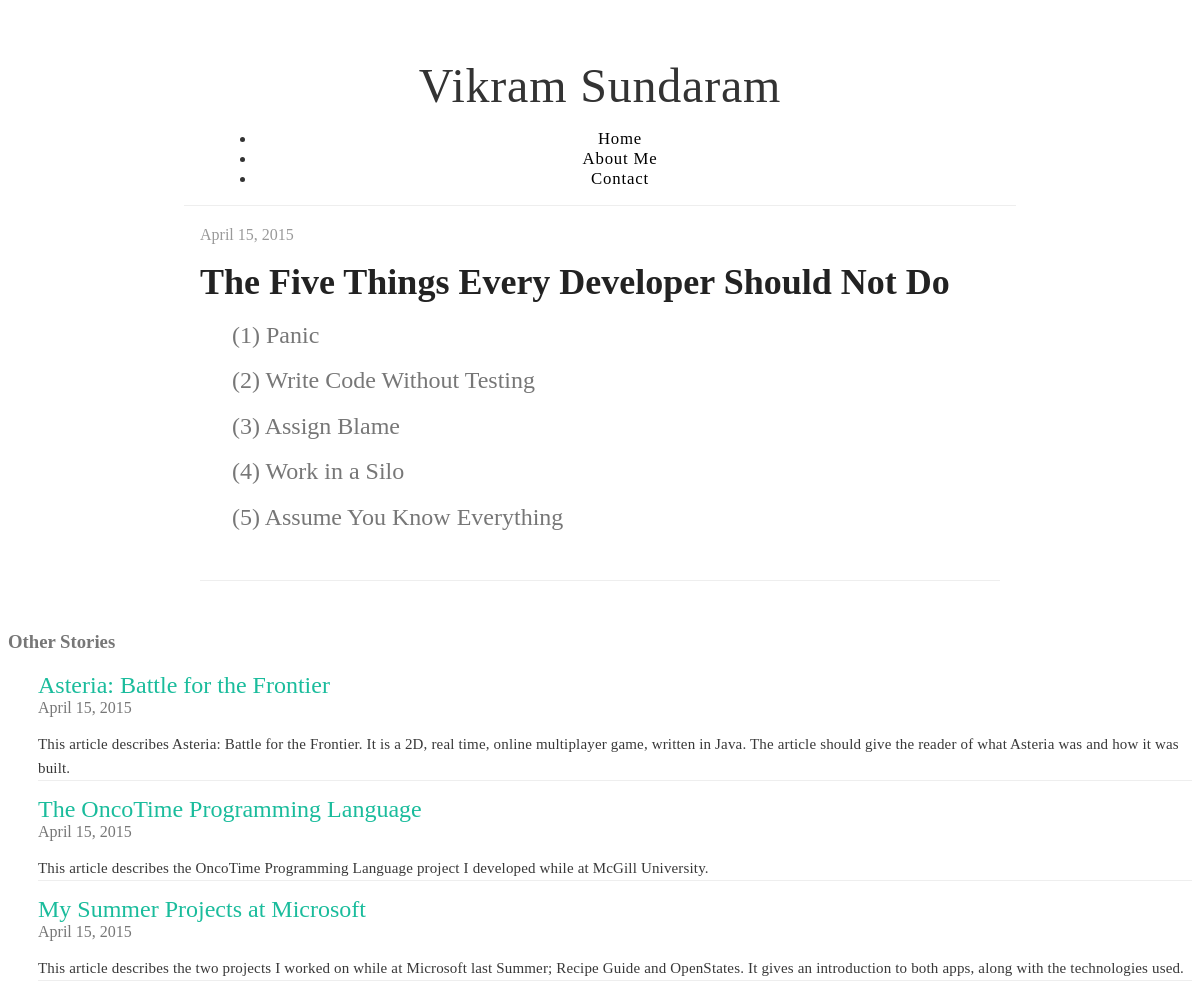
The page /five-donts-developers/ on the database its author committed.
### blog/models.py (models this page shows, shortened)
class Post(models.Model):
	title 				= models.CharField(max_length=400, default="No Title Set")
	date  				= models.DateTimeField('Date Published')
	image				= models.CharField(max_length=400, default="./ProjectPostPlaceHolder.png")
	content 			= models.TextField()
	is_project 			= models.BooleanField(default=False)
	short_description 	= models.TextField(default="A Blog Post")
	slug				= models.SlugField(unique=True, max_length=200)
	published 			= models.BooleanField(default=False)
	def get_absolute_url(self):
		return reverse('blog.views.post', args=[self.slug])

### blog/views.py (the view)
# urls.py: url(r'^(?P<slug>[\w\-]+)/$', 'blog.views.post'),
def post(request, slug):
	post = get_object_or_404(Post, slug=slug)
	posts = Post.objects.filter(published=True)
	posts = [p for p in posts if p.title != post.title]
	posts = posts[0:3]
	random.shuffle(posts)
	return render(request, 'blog/post.html', {'post': post, 'posts': posts})

### templates/blog/post.html (shortened to what this page needs)
{% extends 'blog/base.html' %}
{% load staticfiles %}
    {% block content_block %}
    <div class="content">
        <div class="blog-post">
            <h3 id="blog-post-date">
                <time datetime="{{post.created|date:"c"}}"> {{post.date|date}} </time>
            </h3>
            <h2 class="blog-post-title-page">{{post.title}}</h2>
            <div class="blog-post-content">{{post.content |safe}}</div>
        </div>
        <h3 id="other-stories-name"> Other Stories </h3>
        <div class="other-stories">
            {% for post in posts %}
            <div class="quick-story">
                <a href="{{post.get_absolute_url}}"> <h2 id="quick-story-name"> {{post.title}} </h2> </a>
                <h3 id="quick-story-date">
                    <time datetime="{{post.created|date:"c"}}"> {{post.date|date}} </time>
                </h3>
                <p id="quick-story-description"> {{post.short_description}} </p>
            </div>
            {% endfor %}
        </div>
    </div>
    {% endblock %}

### static/css/layouts/side-menu.css (style rules this page uses)
body { color: #777; }
.content { margin: 0 auto; padding: 0 2em; max-width: 800px; margin-bottom: 50px; line-height: 1.6em; }
@media (min-width: 48em) { .header, .content { padding-left: 2em; padding-right: 2em; } }

### static/css/base.css (style rules this page uses)
a { color: #1abc9c; text-decoration: none; }
p { color:rgba(0,0,0,0.78); font-weight: 200; letter-spacing: 0.01rem; line-height: 1.6; font-size: 15px; }
.blog-post-content { border-bottom:1px solid #eee; }
#blog-post-date { color:#999; font-weight: 100; font-size: 1em; }
.blog-post-title-page { font-weight: 700; color:#222; font-size: 2.25em; line-height: 1.1; margin: 0; }
#content-subhead { font-weight: 300; }
.other-stories { padding-left: 30px; }
#quick-story-name { color:#1abc9c; font-weight: 500; margin:0; }
#quick-story-description { border-bottom: 1px solid #eee; }
#quick-story-date { font-size: 1em; margin:0; font-weight: 100; }

### rows shown on the page
Post: date "April 15, 2015", title "The Five Things Every Developer Should Not Do", content "(1) Panic (2) Write Code Without Testing (3) Assign Blame (4) Work in a Silo (5) Assume You Know Everything"
Post: title "Asteria: Battle for the Frontier", date "April 15, 2015", short_description "This article describes Asteria: Battle for the Frontier. It is a 2D, real time, online multiplayer game, written in Java. The article should give the reader of what Asteria was and how it was built."
Post: title "The OncoTime Programming Language", date "April 15, 2015", short_description "This article describes the OncoTime Programming Language project I developed while at McGill University."
Post: title "My Summer Projects at Microsoft", date "April 15, 2015", short_description "This article describes the two projects I worked on while at Microsoft last Summer; Recipe Guide and OpenStates. It gives an introduction to both apps, along with the technologies used."
